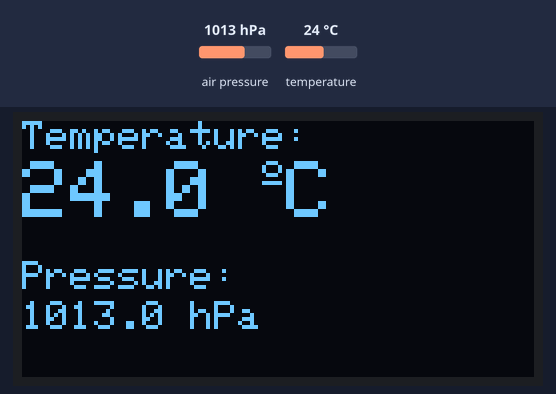
The sketch below on a simulated Arduino Uno, built with avr-gcc and run on an emulated ATmega328P. Shown: 128×64 one-colour display. Inputs (shaded band) come from the test bench; at power-on: air pressure 1013 hPa, temperature 24 °C. What the sketch prints to the serial monitor is not drawn.

Above: at 1.8 s.
1.9 s: air pressure set to 952 hPa
At 2.8 s:
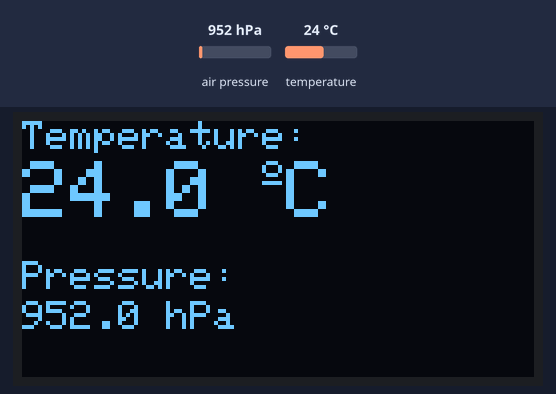
3.6 s: temperature set to 12 °C
At 5.3 s:
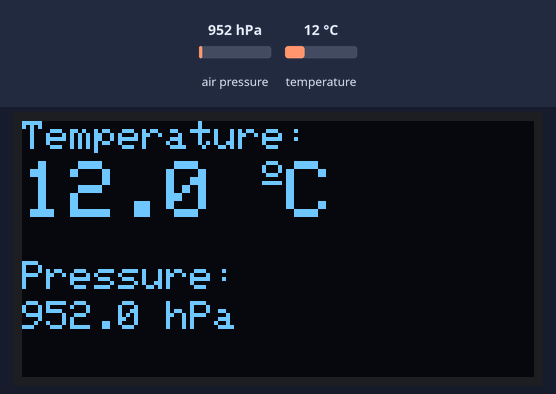
5.6 s: air pressure set to 975 hPa
At 7.2 s:
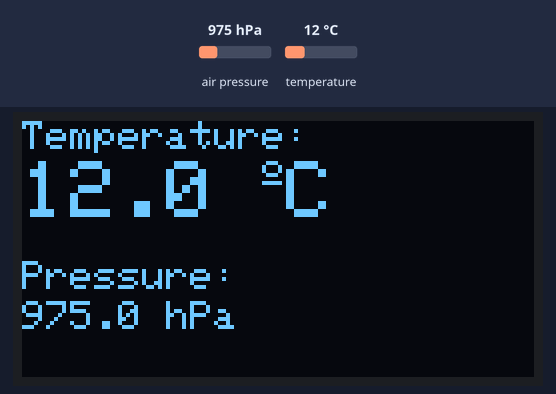
7.7 s: temperature set to 19 °C
At 8.7 s:
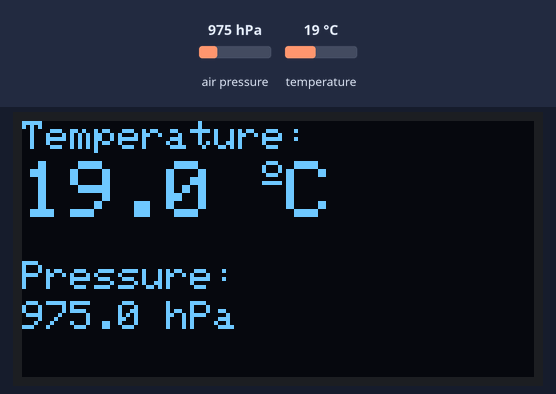
Timing chart, 0 to 10.7 s (numbered marks = the images above; inputs shaded):
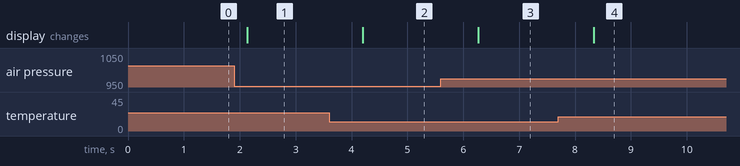

The sketch:

Weather_Station.ino
```cpp
#include <Adafruit_GFX.h>
#include <Adafruit_SSD1306.h>
#include <Adafruit_Sensor.h>
//#include <Adafruit_BME280.h>  // Commented out
#include <Adafruit_BMP280.h>

#define SCREEN_WIDTH 128
#define SCREEN_HEIGHT 64

Adafruit_SSD1306 display(SCREEN_WIDTH, SCREEN_HEIGHT);

bool statusBMP = false;
//bool statusBME = false;  // Commented out

//Adafruit_BME280 bme;  // Commented out

Adafruit_BMP280 bmp;


void setup() {
    Serial.begin(250000);

    //statusBME = bme.begin(0x76);  // Commented out
    statusBMP = bmp.begin(0x76);

    if (statusBMP) {
        Serial.println("BMP280 sensor found");
    } else {
        Serial.println("Could not find BMP280 sensor, check wiring!");
        while (true);  // Halt if sensor not found
    }

    if (!display.begin(SSD1306_SWITCHCAPVCC, 0x3c)) {
        Serial.println(F("SSD1306 allocation failed"));
        while (true);  // Halt if display not found
    }
    display.clearDisplay();
    display.setTextColor(WHITE);
}


// printValues() is removed as it's only for the BME280 sensor.


void printValuesbmp() {
    float t = bmp.readTemperature();
    float p = bmp.readPressure() / 100;  // Convert to hPa

    if (isnan(p) || isnan(t)) {
        Serial.println("Failed to read from BMP280 sensor!");
        return;  // Don't update display if reading failed
    }

    display.clearDisplay();

    display.setTextSize(1);
    display.setCursor(0, 0);
    display.print("Temperature: ");
    display.setTextSize(2);
    display.setCursor(0, 10);
    display.print(t, 1);  // Show temperature with 1 decimal place
    display.print(" ");
    display.setTextSize(1);
    display.cp437(true);
    display.write(167); // º symbol
    display.setTextSize(2);
    display.print("C");

    display.setTextSize(1);
    display.setCursor(0, 35);
    display.print("Pressure: ");
    display.setTextSize(1);
    display.setCursor(0, 45);
    display.print(p, 1);  // Show pressure with 1 decimal place
    display.print(" hPa");

    display.display();
}


void loop() {
    if (statusBMP) {
        printValuesbmp();
    }
    delay(1000);
}
```

Measured:
- after the input at 1.9 s, the display: changes after 0.23 s (image 1)
- after the input at 3.6 s, the display: changes after 0.60 s (image 2)
- after the input at 5.6 s, the display: changes after 0.67 s (image 3)
- after the input at 7.7 s, the display: changes after 0.63 s (image 4)
